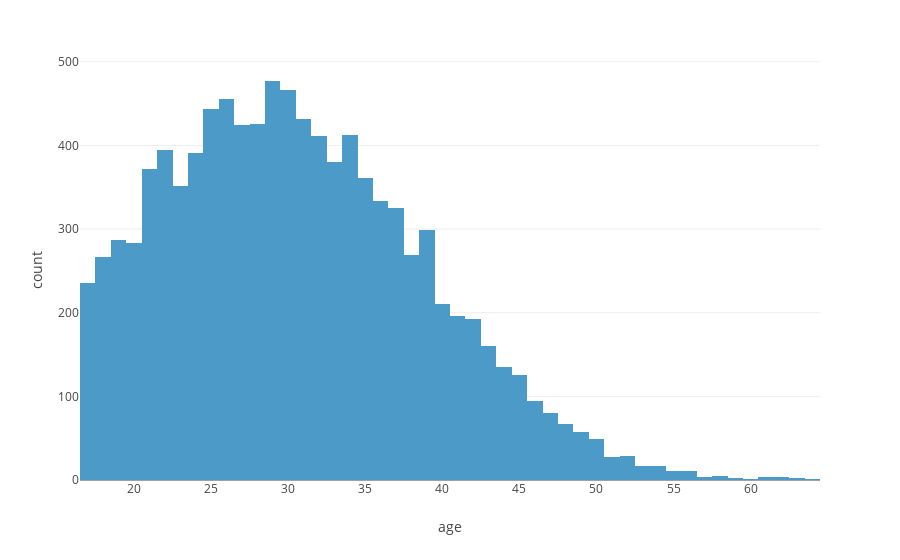

The notebook cell this image was saved under:
### Code cell
# Distribution of target
fig = px.histogram(data_sample, x = "age")
fig.show()

### Figure 1 — Plotly figure (JSON) as saved in the notebook; plotly's stock layout.template omitted (floating-point values rounded to 4 significant figures; data arrays with more than 128 entries replaced by an {"elided": "..."} marker saying what was removed)
{"data": [{"alignmentgroup": "True", "bingroup": "x", "hovertemplate": "age=%{x}<br>count=%{y}<extra></extra>", "legendgroup": "", "marker": {"color": "#4B9AC7", "pattern": {"shape": ""}}, "name": "", "offsetgroup": "", "orientation": "v", "showlegend": false, "type": "histogram", "x": {"elided": "10000 int values"}, "xaxis": "x", "yaxis": "y"}], "layout": {"barmode": "relative", "legend": {"tracegroupgap": 0}, "margin": {"t": 60}, "xaxis": {"anchor": "y", "domain": [0, 1], "title": {"text": "age"}}, "yaxis": {"anchor": "x", "domain": [0, 1], "title": {"text": "count"}}}}
